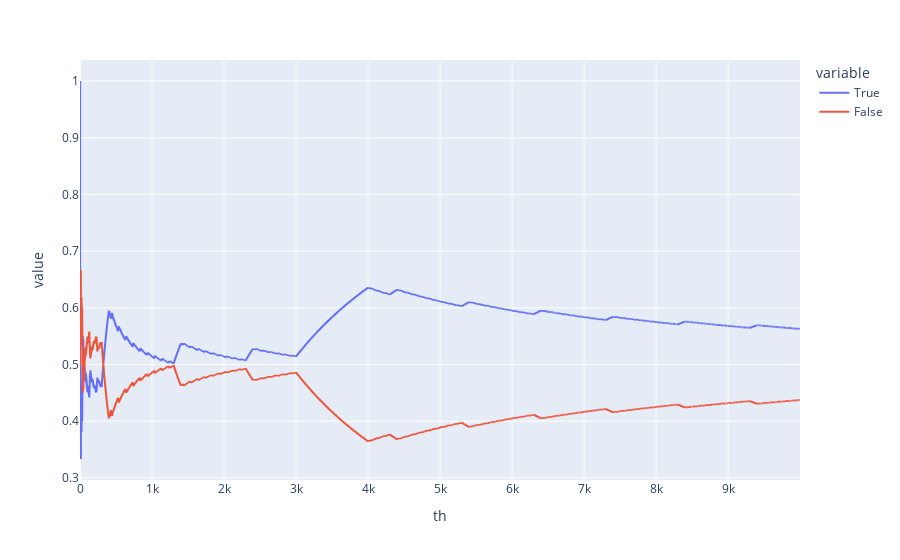

This figure's notebook cell:
### Code cell
px.line(
    vc,
    x="th",
    y=[True, False]
)

### Figure 1 — Plotly figure (JSON) as saved in the notebook; plotly's stock layout.template omitted (floating-point values rounded to 4 significant figures; data arrays with more than 128 entries replaced by an {"elided": "..."} marker saying what was removed)
{"data": [{"hovertemplate": "variable=True<br>th=%{x}<br>value=%{y}<extra></extra>", "legendgroup": "True", "line": {"color": "#636efa", "dash": "solid"}, "marker": {"symbol": "circle"}, "mode": "lines", "name": "True", "showlegend": true, "type": "scattergl", "x": {"elided": "10000 int values"}, "xaxis": "x", "y": {"elided": "10000 float values"}, "yaxis": "y"}, {"hovertemplate": "variable=False<br>th=%{x}<br>value=%{y}<extra></extra>", "legendgroup": "False", "line": {"color": "#EF553B", "dash": "solid"}, "marker": {"symbol": "circle"}, "mode": "lines", "name": "False", "showlegend": true, "type": "scattergl", "x": {"elided": "10000 int values"}, "xaxis": "x", "y": {"elided": "10000 float values"}, "yaxis": "y"}], "layout": {"legend": {"title": {"text": "variable"}, "tracegroupgap": 0}, "margin": {"t": 60}, "xaxis": {"anchor": "y", "domain": [0, 1], "title": {"text": "th"}}, "yaxis": {"anchor": "x", "domain": [0, 1], "title": {"text": "value"}}}}
